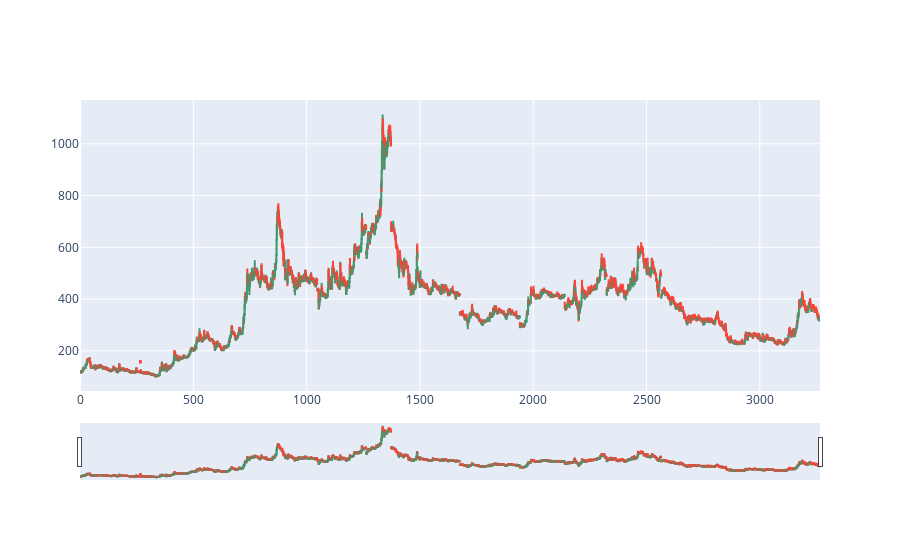

The code cell stored with this chart in its notebook:
### Code cell
# Plotly Candlestick Chart with Indicators
fig = go.Figure()

# Candlestick
fig.add_trace(go.Candlestick(
    x=data.index,
    open=data['open'],
    high=data['high'],
    low=data['low'],
    close=data['close'],
    name='Candlestick'
))

### Figure 1 — Plotly figure (JSON) as saved in the notebook; plotly's stock layout.template omitted (floating-point values rounded to 4 significant figures; data arrays with more than 128 entries replaced by an {"elided": "..."} marker saying what was removed)
{"data": [{"close": {"elided": "3266 float values"}, "high": {"elided": "3266 float values"}, "low": {"elided": "3266 float values"}, "name": "Candlestick", "open": {"elided": "3266 float values"}, "type": "candlestick", "x": {"elided": "3266 int values"}}], "layout": {}}
